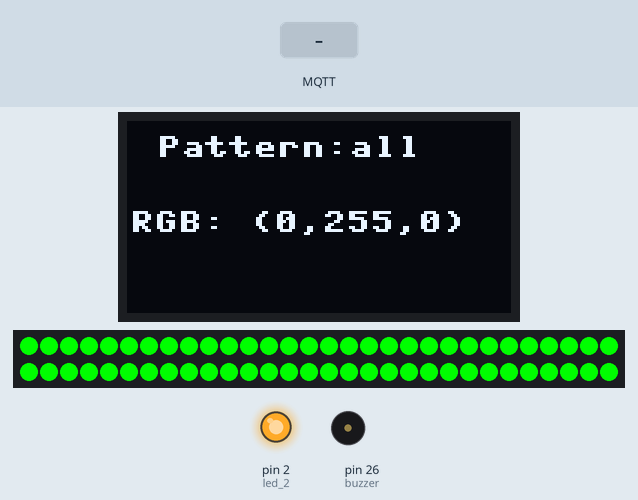
A program run on a simulated MicroPython board. Shown: 128×64 one-colour display, 60 RGB LEDs in strip order, left to right, continuing on the next row, output pins drawn as LEDs (lit = HIGH), buzzer (waves = sounding, pin HIGH). The inputs (shaded band) are chosen by the test bench. WiFi joins after 1.5 s; no MQTT or app messages arrive unless stated; threads take turns every 2 ms; library files of the repository ran but are not shown: ssd1306.py; what the program prints to the serial console is not drawn.

Above: at 2.8 s.
2.9 s: MQTT message "cycle" arrives on the first subscribed topic
4.4 s: MQTT message "bounce" arrives on the first subscribed topic
5.9 s: MQTT message "fade" arrives on the first subscribed topic
Timing chart, 0 to 8.9 s (numbered marks = the images above; inputs shaded):
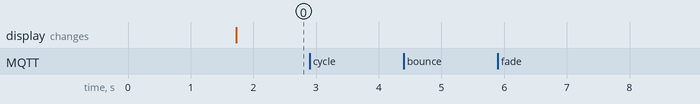

Measured:
- after the input at 2.9 s, every drawn part: stays the same
- after the input at 4.4 s, every drawn part: stays the same
- after the input at 5.9 s, every drawn part: stays the same

The program:

main.py
```python
# Librerias
import time
import machine
import network
import _thread
import neopixel
import ssd1306
import ubinascii
from machine import unique_id, Pin
from umqttsimple import MQTTClient


# DISPLAY
scl = machine.Pin(19, machine.Pin.OUT, machine.Pin.PULL_UP)
sda = machine.Pin(21, machine.Pin.OUT, machine.Pin.PULL_UP)
i2c = machine.SoftI2C(scl=scl, sda=sda, freq=400000)
oled = ssd1306.SSD1306_I2C(128, 64, i2c, addr=0x3C)

# WIFI
ssid = ''  # Nombre de la Red
password = ''  # Contraseña de la red

# MQTT
mqtt_server = ''
port_mqtt = 1883

user_mqtt = ''
pswd_mqtt = ''

root_topic = ''
subtopic = ''
node = root_topic + '/' + subtopic + '/'

# LEDS
led_2 = Pin(2, Pin.OUT)
np = neopixel.NeoPixel(machine.Pin(13), 60)
buzzer = Pin(26, Pin.OUT)
color = (0, 255, 0)
pattern = 'all'


def activate_buzzer(_time=200):
    buzzer.on()
    time.sleep_ms(_time)
    buzzer.off()


def print_text(msg, x, y, clr):
    if clr:
        oled.fill(0)
    oled.text(msg, x, y)
    oled.show()


def change_color(msg):
    global color
    msg = str(msg.decode()).lstrip('#')
    color = tuple(int(msg[i:i+2], 16) for i in (0, 2, 4))
    # activate_buzzer()


def change_pattern(msg):
    global pattern
    msg = str(msg.decode())
    if len(msg) != 0:
        pattern = msg
        # activate_buzzer()


def form_sub(topic, msg):
    if topic.decode() == node+'rgb':
        change_color(msg)

    if topic.decode() == node+'pattern':
        change_pattern(msg)

    print("[INFO] Recivido de:", (topic.decode(), msg.decode()))


def Connection_MQTT():
    client_id = ubinascii.hexlify(unique_id())

    client = MQTTClient(client_id, mqtt_server,
                        port_mqtt, user_mqtt, pswd_mqtt)
    client.set_callback(form_sub)
    client.connect()
    client.subscribe(b''+node+'#')

    #print('connected to %s' % mqtt_server, 20, 30, 0)
    print('MQTT:%s' % mqtt_server)
    led_2.on()
    return client


# Reinicia la conexión de MQTT
def Restart_Connection():
    led_2.off()
    print('Fallo en la conexion. Intentando de nuevo...')
    time.sleep(10)
    machine.reset()


def patterns(e):
    n = np.n

    if pattern == 'cycle':
        for i in range(1 * n):
            for j in range(n):
                np[j] = (0, 0, 0)
            np[i % n] = color
            np.write()
            time.sleep_ms(e)

    if pattern == 'bounce':
        for i in range(1 * n):
            for j in range(n):
                np[j] = color
            if (i // n) % 2 == 0:
                np[i % n] = (0, 0, 0)
            else:
                np[n - 1 - (i % n)] = (0, 0, 0)
            np.write()
            time.sleep_ms(e)

    if pattern == 'fade':
        for i in range(0, 4 * 256, 8):
            for j in range(n):
                if (i // 256) % 2 == 0:
                    val = i & 0xff
                else:
                    val = 255 - (i & 0xff)
                np[j] = (val, 0, 0)
            np.write()

    if pattern == 'clear':
        for i in range(n):
            np[i] = (0, 0, 0)
        np.write()

    if pattern == 'all':
        for i in range(n):
            np[i] = color
        np.write()


def start_leds(e):
    while 1:
        patterns(e)


def show_on_display(e):
    while 1:
        oled.fill(0)
        oled.text('Pattern:'+pattern, 10, 5)
        oled.text('RGB: ('+str(color[0])+',' +
                  str(color[1])+','+str(color[2])+')', 1, 30)
        oled.show()
        time.sleep_ms(e)


def fahrenhei_celsius(x):
    return str(round((x-32)*(5/9)))


if __name__ == '__main__':

    wlan = network.WLAN(network.STA_IF)
    wlan.active(True)  # Activa el Wifi
    wlan.connect(ssid, password)  # Hace la conexión

    while wlan.isconnected() == False:  # Espera a que se conecte a la red
        print_text('....', 20, 30, 1)

    print('WiFi: %s' % ssid)
    print(wlan.ifconfig())

    try:
        client = Connection_MQTT()
    except OSError as e:
        Restart_Connection()

    _thread.start_new_thread(start_leds, (25,))
    _thread.start_new_thread(show_on_display, (25,))

    while True:
        try:
            client.check_msg()
            time.sleep_ms(25)

        except OSError as e:
            Restart_Connection()
```
